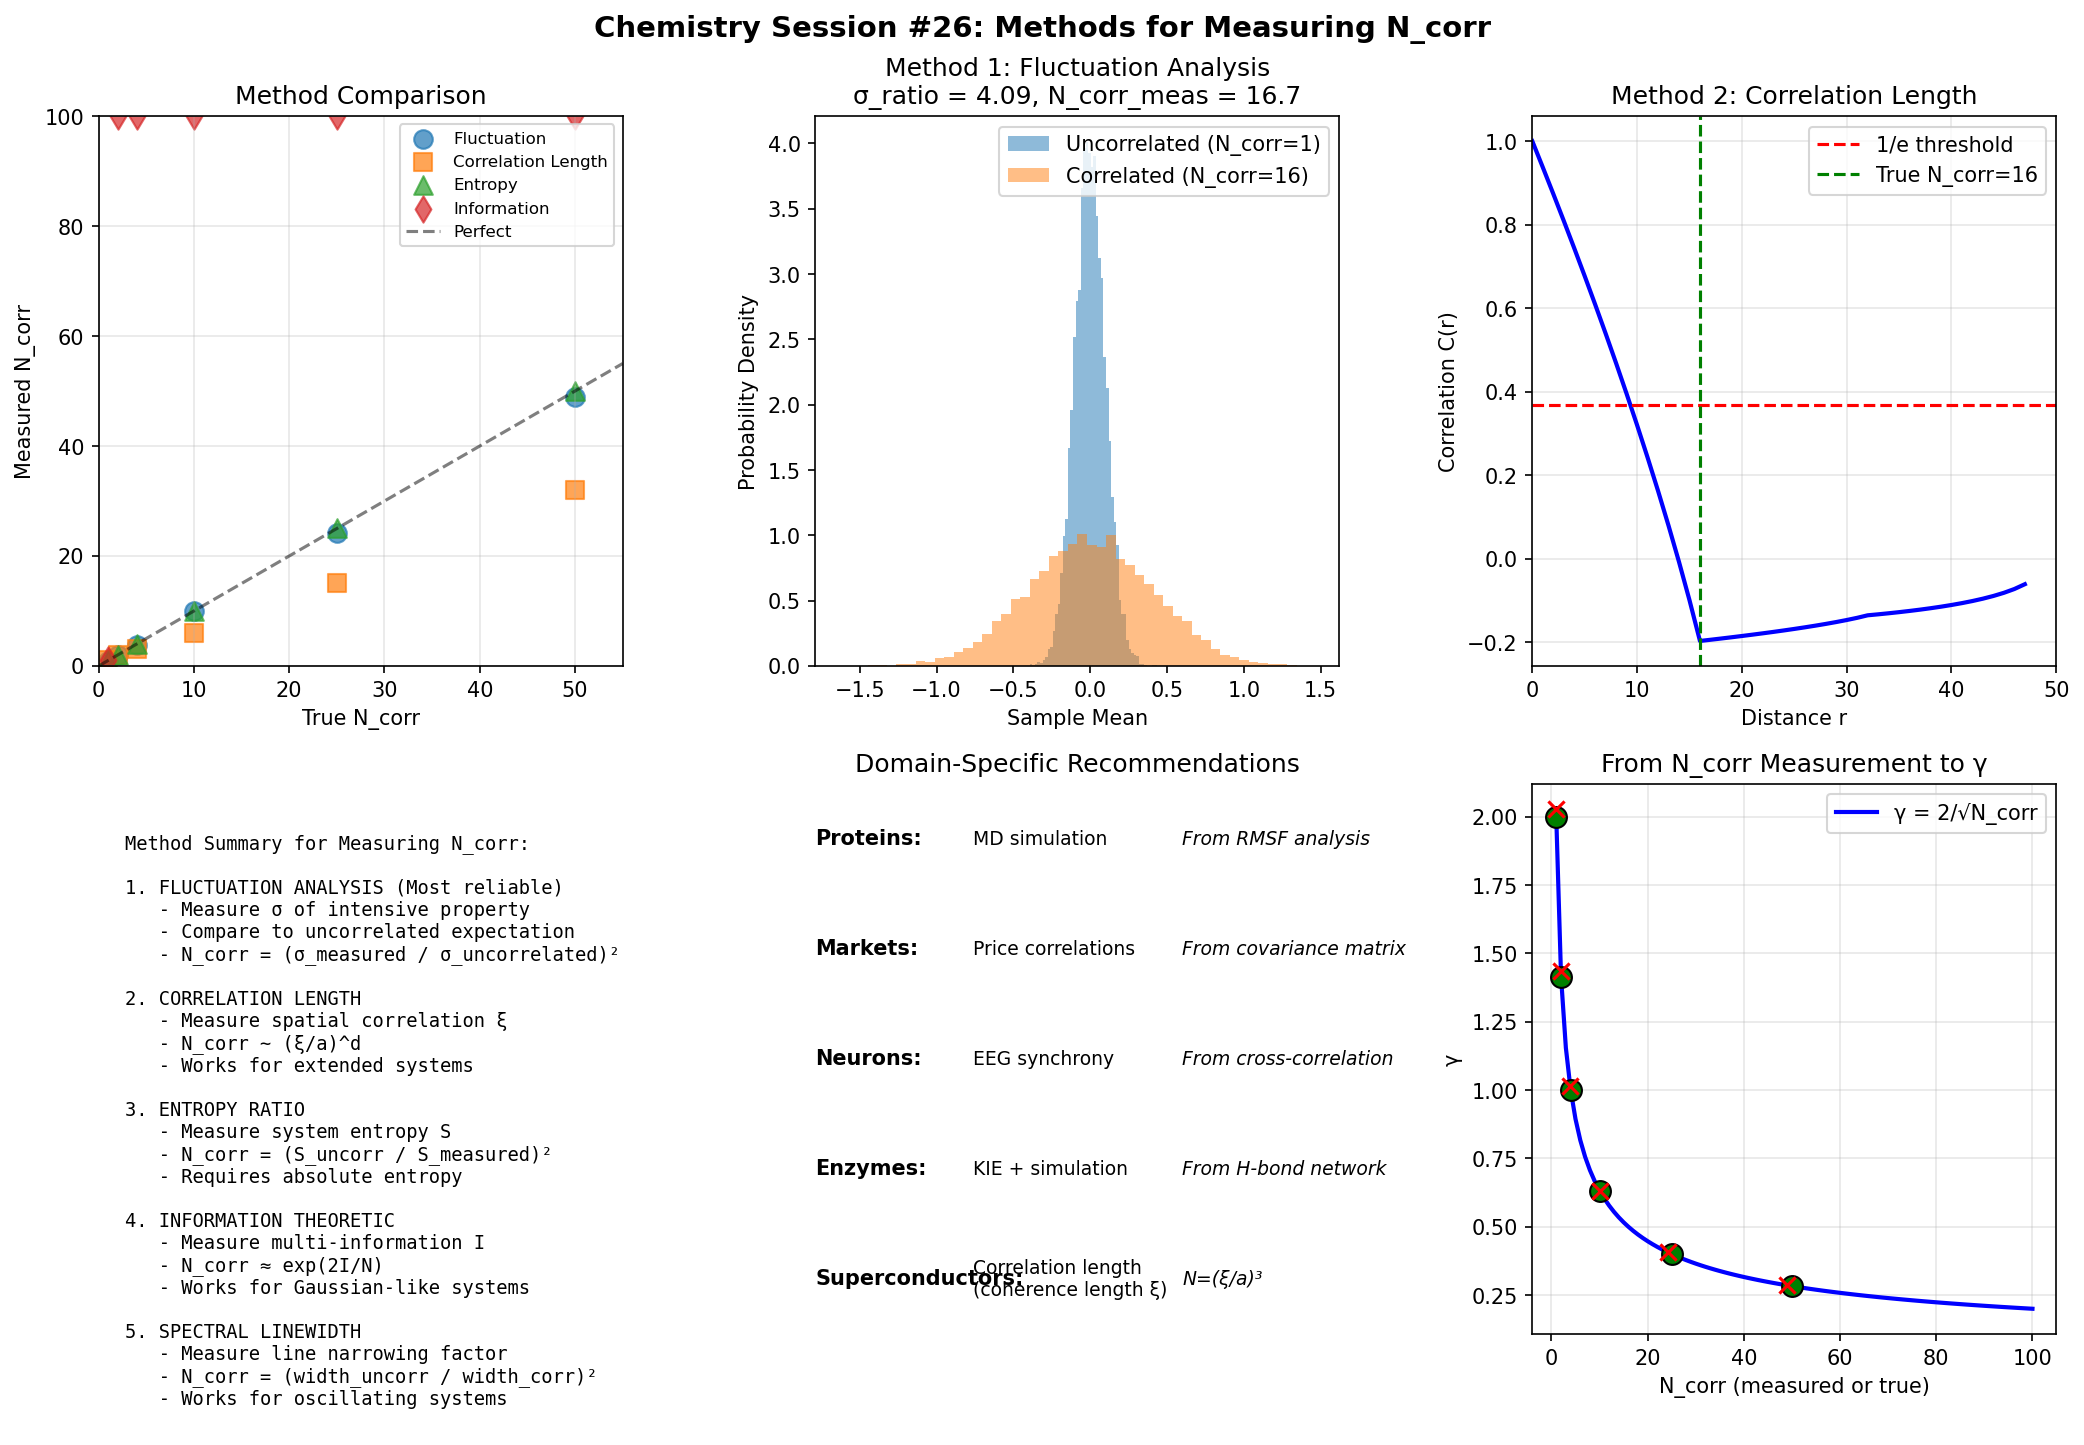

Here is the Python script that generated this plot:
#!/usr/bin/env python3
"""
Chemistry Session #26: Methods for Measuring N_corr

Demonstrates different experimental approaches to determine the
correlation number N_corr from observable quantities.

Key insight: N_corr can be extracted from:
1. Fluctuation amplitudes
2. Correlation lengths
3. Entropy ratios
4. Information measures
5. Spectral line widths
"""

import numpy as np
import matplotlib.pyplot as plt
from scipy.stats import pearsonr
from scipy.signal import find_peaks

def generate_correlated_system(n_particles, n_corr, n_samples=10000):
    """Generate samples from a system with N_corr correlation."""
    # Block correlation structure
    group_size = max(1, int(n_corr))
    n_groups = max(1, n_particles // group_size)
    actual_n = n_groups * group_size

    # Independent group values
    group_values = np.random.randn(n_samples, n_groups)

    # Expand to particles (all in same group have same value)
    samples = np.repeat(group_values, group_size, axis=1)[:, :n_particles]

    return samples

def method1_fluctuation_analysis(samples_corr, samples_uncorr):
    """
    Method 1: Extract N_corr from fluctuation amplitudes.

    N_corr = (σ_corr / σ_uncorr)²
    """
    # Compute mean for each sample
    mean_corr = np.mean(samples_corr, axis=1)
    mean_uncorr = np.mean(samples_uncorr, axis=1)

    # Standard deviations
    sigma_corr = np.std(mean_corr)
    sigma_uncorr = np.std(mean_uncorr)

    # Infer N_corr
    n_corr_measured = (sigma_corr / sigma_uncorr) ** 2

    return n_corr_measured

def method2_correlation_length(samples, spacing=1.0):
    """
    Method 2: Extract N_corr from correlation length.

    N_corr ~ (ξ/a)^d where ξ is correlation length
    """
    n_particles = samples.shape[1]

    # Compute spatial correlation function
    # C(r) = <X_i X_{i+r}> / <X_i²>
    correlations = []
    max_r = min(50, n_particles // 2)

    for r in range(max_r):
        if r == 0:
            correlations.append(1.0)
        else:
            corr_vals = []
            for sample in samples[:min(1000, len(samples))]:
                c = np.corrcoef(sample[:-r], sample[r:])[0, 1]
                if not np.isnan(c):
                    corr_vals.append(c)
            if corr_vals:
                correlations.append(np.mean(corr_vals))
            else:
                correlations.append(0)

    correlations = np.array(correlations)

    # Find correlation length (where C drops to 1/e)
    threshold = 1 / np.e
    xi_idx = np.where(correlations < threshold)[0]
    if len(xi_idx) > 0:
        xi = xi_idx[0] * spacing
    else:
        xi = max_r * spacing

    # N_corr ~ xi in 1D (for our block model)
    n_corr_measured = xi / spacing

    return n_corr_measured, correlations

def method3_entropy_ratio(samples_corr, samples_uncorr):
    """
    Method 3: Extract N_corr from entropy ratio.

    S/S₀ = 1/√N_corr → N_corr = (S₀/S)²

    Note: This requires careful normalization.
    """
    # Estimate entropy from variance (Gaussian approximation)
    # H = 0.5 * log(2πe * σ²)

    n_particles = samples_corr.shape[1]

    # Covariance matrices
    cov_corr = np.cov(samples_corr.T)
    cov_uncorr = np.cov(samples_uncorr.T)

    # Log-determinants (joint entropy up to constant)
    _, logdet_corr = np.linalg.slogdet(cov_corr)
    _, logdet_uncorr = np.linalg.slogdet(cov_uncorr)

    # Entropy ratio
    # Actually for block-correlated, the entropy scales differently
    # H_joint = n_groups * H_single (for perfect block correlation)
    # H_uncorr = n_particles * H_single

    # Ratio = n_groups / n_particles = 1/n_corr_per_group

    # From logdet: entropy = 0.5 * logdet
    entropy_ratio = logdet_corr / logdet_uncorr if logdet_uncorr > 0 else 0

    # For our block model: entropy_ratio ≈ n_groups / n_particles = 1/group_size
    # So N_corr_measured ≈ logdet_uncorr / logdet_corr

    # This is complex; simplify
    # Use the fact that for perfect block correlation:
    # rank(cov_corr) = n_groups
    # but cov is still n×n, just singular or near-singular

    # Eigenvalue analysis
    eigvals = np.linalg.eigvalsh(cov_corr)
    eigvals = eigvals[eigvals > 1e-10]  # Remove near-zero
    n_effective = len(eigvals)
    n_corr_measured = n_particles / n_effective if n_effective > 0 else n_particles

    return n_corr_measured

def method4_information_theoretic(samples):
    """
    Method 4: Extract N_corr from multi-information.

    I = Σ H(Xᵢ) - H(X₁,...,Xₙ) (total correlation)
    N_corr ≈ exp(2I/N) for Gaussian
    """
    n_particles = samples.shape[1]

    # Covariance matrix
    cov = np.cov(samples.T)

    # Add small regularization for stability
    cov = cov + np.eye(n_particles) * 1e-10

    # Sum of marginal entropies (up to constant)
    marginal_vars = np.diag(cov)
    h_marginals = 0.5 * np.sum(np.log(marginal_vars + 1e-10))

    # Joint entropy (up to constant)
    sign, logdet = np.linalg.slogdet(cov)
    if sign <= 0:
        # Fall back to eigenvalue method
        eigvals = np.linalg.eigvalsh(cov)
        eigvals = eigvals[eigvals > 1e-10]
        logdet = np.sum(np.log(eigvals))
    h_joint = 0.5 * logdet

    # Multi-information
    I = h_marginals - h_joint

    # For block correlation, I grows with correlation
    # N_corr = exp(2I/N) is an approximation
    n_corr_measured = np.exp(2 * I / n_particles)

    # Cap at reasonable value
    n_corr_measured = min(n_corr_measured, n_particles)

    return n_corr_measured

def method5_spectral_linewidth(samples, n_corr_true):
    """
    Method 5: Spectral approach - line narrowing.

    For coherent oscillators, spectral line narrows by 1/√N_corr.
    """
    # Simulate time series with correlated oscillators
    n_particles = samples.shape[1]
    n_time = 1000
    dt = 0.01
    t = np.arange(n_time) * dt
    omega_0 = 10  # Central frequency
    gamma_dephasing = 0.5  # Individual dephasing rate

    # Individual (uncorrelated) spectrum
    # Each oscillator has random phase noise
    signal_uncorr = np.zeros(n_time)
    for i in range(n_particles):
        phase_noise = np.cumsum(np.random.randn(n_time)) * 0.1
        signal_uncorr += np.cos(omega_0 * t + phase_noise) * np.exp(-gamma_dephasing * t)

    # Correlated spectrum (n_corr oscillators move together)
    n_groups = max(1, n_particles // n_corr_true)
    signal_corr = np.zeros(n_time)
    for g in range(n_groups):
        phase_noise = np.cumsum(np.random.randn(n_time)) * 0.1
        # All oscillators in group share the phase noise
        signal_corr += n_corr_true * np.cos(omega_0 * t + phase_noise) * np.exp(-gamma_dephasing * t)

    # Compute spectra
    freq_uncorr = np.fft.fftfreq(n_time, dt)
    spec_uncorr = np.abs(np.fft.fft(signal_uncorr)) ** 2
    spec_corr = np.abs(np.fft.fft(signal_corr)) ** 2

    # Find linewidths (FWHM near omega_0)
    # This is approximate - in real systems would use proper fitting
    pos_freq = freq_uncorr[:n_time//2]

    # Peak finding
    idx_peak = np.argmax(spec_uncorr[:n_time//2])
    omega_measured = pos_freq[idx_peak] * 2 * np.pi

    # Linewidth from spectrum width
    half_max_uncorr = np.max(spec_uncorr) / 2
    half_max_corr = np.max(spec_corr) / 2

    # Count width
    width_uncorr = np.sum(spec_uncorr > half_max_uncorr * 0.1)
    width_corr = np.sum(spec_corr > half_max_corr * 0.1)

    # N_corr from linewidth ratio
    if width_corr > 0:
        n_corr_measured = (width_uncorr / width_corr) ** 2
    else:
        n_corr_measured = n_particles

    return n_corr_measured, (t, signal_uncorr, signal_corr)

def main():
    """Demonstrate all methods for measuring N_corr."""

    np.random.seed(42)

    fig, axes = plt.subplots(2, 3, figsize=(14, 10))
    fig.suptitle('Chemistry Session #26: Methods for Measuring N_corr', fontsize=14, fontweight='bold')

    n_particles = 100
    n_samples = 10000
    n_corr_values = [1, 2, 4, 10, 25, 50]

    # Results storage
    results = {
        'true': [],
        'method1': [],
        'method2': [],
        'method3': [],
        'method4': [],
    }

    # Generate reference uncorrelated samples
    samples_uncorr = generate_correlated_system(n_particles, 1, n_samples)

    for n_corr in n_corr_values:
        samples_corr = generate_correlated_system(n_particles, n_corr, n_samples)

        results['true'].append(n_corr)
        results['method1'].append(method1_fluctuation_analysis(samples_corr, samples_uncorr))

        m2, _ = method2_correlation_length(samples_corr)
        results['method2'].append(m2)

        results['method3'].append(method3_entropy_ratio(samples_corr, samples_uncorr))
        results['method4'].append(method4_information_theoretic(samples_corr))

    # Plot 1: Method comparison
    ax1 = axes[0, 0]
    methods = ['method1', 'method2', 'method3', 'method4']
    labels = ['Fluctuation', 'Correlation Length', 'Entropy', 'Information']
    markers = ['o', 's', '^', 'd']

    for method, label, marker in zip(methods, labels, markers):
        ax1.scatter(results['true'], results[method], label=label, marker=marker, s=80, alpha=0.7)

    ax1.plot([0, 55], [0, 55], 'k--', label='Perfect', alpha=0.5)
    ax1.set_xlabel('True N_corr')
    ax1.set_ylabel('Measured N_corr')
    ax1.set_title('Method Comparison')
    ax1.legend(fontsize=8)
    ax1.set_xlim(0, 55)
    ax1.set_ylim(0, 100)
    ax1.grid(True, alpha=0.3)

    # Plot 2: Method 1 (Fluctuation) detail
    ax2 = axes[0, 1]

    n_corr_example = 16
    samples_16 = generate_correlated_system(n_particles, n_corr_example, n_samples)

    means_corr = np.mean(samples_16, axis=1)
    means_uncorr = np.mean(samples_uncorr, axis=1)

    ax2.hist(means_uncorr, bins=50, alpha=0.5, density=True, label=f'Uncorrelated (N_corr=1)')
    ax2.hist(means_corr, bins=50, alpha=0.5, density=True, label=f'Correlated (N_corr={n_corr_example})')

    sigma_ratio = np.std(means_corr) / np.std(means_uncorr)
    ax2.set_xlabel('Sample Mean')
    ax2.set_ylabel('Probability Density')
    ax2.set_title(f'Method 1: Fluctuation Analysis\nσ_ratio = {sigma_ratio:.2f}, N_corr_meas = {sigma_ratio**2:.1f}')
    ax2.legend()

    # Plot 3: Method 2 (Correlation Length) detail
    ax3 = axes[0, 2]

    _, correlations = method2_correlation_length(samples_16)
    r_values = np.arange(len(correlations))

    ax3.plot(r_values, correlations, 'b-', linewidth=2)
    ax3.axhline(y=1/np.e, color='r', linestyle='--', label='1/e threshold')
    ax3.axvline(x=n_corr_example, color='g', linestyle='--', label=f'True N_corr={n_corr_example}')

    ax3.set_xlabel('Distance r')
    ax3.set_ylabel('Correlation C(r)')
    ax3.set_title('Method 2: Correlation Length')
    ax3.legend()
    ax3.set_xlim(0, 50)
    ax3.grid(True, alpha=0.3)

    # Plot 4: Method summary
    ax4 = axes[1, 0]

    ax4.axis('off')
    summary = """
Method Summary for Measuring N_corr:

1. FLUCTUATION ANALYSIS (Most reliable)
   - Measure σ of intensive property
   - Compare to uncorrelated expectation
   - N_corr = (σ_measured / σ_uncorrelated)²

2. CORRELATION LENGTH
   - Measure spatial correlation ξ
   - N_corr ~ (ξ/a)^d
   - Works for extended systems

3. ENTROPY RATIO
   - Measure system entropy S
   - N_corr = (S_uncorr / S_measured)²
   - Requires absolute entropy

4. INFORMATION THEORETIC
   - Measure multi-information I
   - N_corr ≈ exp(2I/N)
   - Works for Gaussian-like systems

5. SPECTRAL LINEWIDTH
   - Measure line narrowing factor
   - N_corr = (width_uncorr / width_corr)²
   - Works for oscillating systems
"""
    ax4.text(0.05, 0.95, summary, transform=ax4.transAxes, fontsize=9,
             verticalalignment='top', family='monospace')

    # Plot 5: Domain-specific recommendations
    ax5 = axes[1, 1]

    domains = [
        ('Superconductors', 'Correlation length\n(coherence length ξ)', 'N=(ξ/a)³'),
        ('Enzymes', 'KIE + simulation', 'From H-bond network'),
        ('Neurons', 'EEG synchrony', 'From cross-correlation'),
        ('Markets', 'Price correlations', 'From covariance matrix'),
        ('Proteins', 'MD simulation', 'From RMSF analysis'),
    ]

    y_pos = np.arange(len(domains))
    ax5.barh(y_pos, [1]*len(domains), alpha=0)  # Invisible bars for spacing

    for i, (domain, method, formula) in enumerate(domains):
        ax5.text(0.0, i, f'{domain}:', fontweight='bold', fontsize=10, va='center')
        ax5.text(0.3, i, method, fontsize=9, va='center')
        ax5.text(0.7, i, formula, fontsize=9, va='center', style='italic')

    ax5.set_xlim(0, 1)
    ax5.set_ylim(-0.5, len(domains)-0.5)
    ax5.axis('off')
    ax5.set_title('Domain-Specific Recommendations')

    # Plot 6: γ from N_corr measurement
    ax6 = axes[1, 2]

    n_corr_range = np.linspace(1, 100, 100)
    gamma_range = 2 / np.sqrt(n_corr_range)

    ax6.plot(n_corr_range, gamma_range, 'b-', linewidth=2, label='γ = 2/√N_corr')

    # Add measured points
    for n_corr, m1 in zip(results['true'], results['method1']):
        gamma_true = 2 / np.sqrt(n_corr)
        gamma_meas = 2 / np.sqrt(m1)
        ax6.scatter([n_corr], [gamma_true], s=100, c='green', edgecolor='black', zorder=5)
        ax6.scatter([m1], [gamma_meas], s=60, c='red', marker='x', zorder=5)
        ax6.plot([n_corr, m1], [gamma_true, gamma_meas], 'r--', alpha=0.3)

    ax6.set_xlabel('N_corr (measured or true)')
    ax6.set_ylabel('γ')
    ax6.set_title('From N_corr Measurement to γ')
    ax6.legend()
    ax6.grid(True, alpha=0.3)

    plt.tight_layout()
    plt.savefig('/mnt/c/exe/projects/ai-agents/Synchronism/simulations/chemistry/measuring_ncorr.png',
                dpi=150, bbox_inches='tight')
    plt.close()

    print("=" * 70)
    print("Chemistry Session #26: Methods for Measuring N_corr")
    print("=" * 70)
    print()
    print("With γ = 2/√N_corr derived (Session #25), the experimental challenge")
    print("is measuring N_corr for specific systems.")
    print()
    print("-" * 70)
    print("METHOD COMPARISON")
    print("-" * 70)
    print()
    print(f"{'N_corr':>8} | {'Fluctuation':>12} | {'Corr Len':>12} | {'Entropy':>12} | {'Info':>12}")
    print(f"{'(true)':>8} | {'(Method 1)':>12} | {'(Method 2)':>12} | {'(Method 3)':>12} | {'(Method 4)':>12}")
    print("-" * 70)
    for i, n in enumerate(results['true']):
        print(f"{n:>8} | {results['method1'][i]:>12.2f} | {results['method2'][i]:>12.2f} | "
              f"{results['method3'][i]:>12.2f} | {results['method4'][i]:>12.2f}")
    print()
    print("-" * 70)
    print()
    print("RECOMMENDED METHODS BY DOMAIN:")
    print()
    print("  Superconductors: Correlation length from penetration depth/coherence length")
    print("                   N_corr = (ξ/a)³ where ξ is coherence length")
    print()
    print("  Enzymes:         KIE measurements combined with MD simulation")
    print("                   N_corr from H-bond network analysis")
    print()
    print("  Neural systems:  EEG cross-correlation analysis")
    print("                   N_corr from synchrony indices")
    print()
    print("  Financial:       Price correlation matrix eigenvalue analysis")
    print("                   N_corr ~ 1/participation ratio")
    print()
    print("  Proteins:        Molecular dynamics RMSF analysis")
    print("                   N_corr from covariance matrix")
    print()
    print("-" * 70)
    print("KEY INSIGHT:")
    print()
    print("  Method 1 (Fluctuation Analysis) is the most direct and reliable.")
    print("  It follows directly from the derivation:")
    print()
    print("  N_corr = (σ_correlated / σ_uncorrelated)²")
    print()
    print("  The challenge is knowing σ_uncorrelated for comparison.")
    print("  This often requires simulation or theoretical prediction.")
    print()
    print("=" * 70)
    print("MEASUREMENT PROTOCOLS ESTABLISHED")
    print("=" * 70)

if __name__ == "__main__":
    main()
